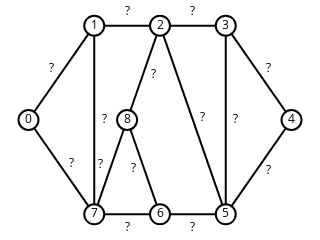
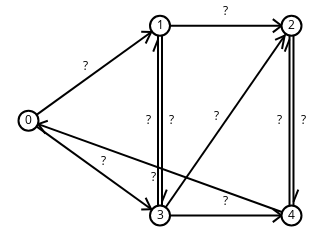

Source (notebook cell) for these figures, in order:
### Markdown cell above
Depois, precisamos usar os argumentos `nlab` e `elab` para indicar que queremos exibi-los. Esses argumentos são `False` por padrão.

### Code cell
sn.show_graph(ug, nlab=True, elab=True)
sn.show_graph(dg, nlab=True, elab=True)

### Figure 1 — Plotly figure (JSON) as saved in the notebook; plotly's stock layout.template omitted (floating-point values rounded to 4 significant figures)
{"data": [{"hoverinfo": "none", "line": {"color": "rgb(0, 0, 0)", "width": 2}, "mode": "lines", "type": "scatter", "uid": "e9a6e5fa-a23e-11e8-927c-acbc32b9af5d", "x": [0, 0.25, null, 0, 0.25, null, 0.25, 0.5, null, 0.25, 0.25, null, 0.5, 0.75, null, 0.5, 0.75, null, 0.5, 0.375, null, 0.75, 1, null, 0.75, 0.75, null, 1, 0.75, null, 0.75, 0.5, null, 0.5, 0.25, null, 0.5, 0.375, null, 0.25, 0.375, null], "y": [0.5, 1, null, 0.5, 0, null, 1, 1, null, 1, 0, null, 1, 1, null, 1, 0, null, 1, 0.5, null, 1, 0.5, null, 1, 0, null, 0.5, 0, null, 0, 0, null, 0, 0, null, 0, 0.5, null, 0, 0.5, null]}, {"hoverinfo": "none", "marker": {"color": "rgb(255, 255, 255)", "line": {"color": "rgb(0, 0, 0)", "width": 2}, "size": 20}, "mode": "markers+text", "text": ["0", "1", "2", "3", "4", "5", "6", "7", "8"], "textfont": {"color": "rgb(0, 0, 0)"}, "textposition": "middle center", "type": "scatter", "uid": "e9a6e76c-a23e-11e8-927c-acbc32b9af5d", "x": [0, 0.25, 0.5, 0.75, 1, 0.75, 0.5, 0.25, 0.375], "y": [0.5, 1, 1, 1, 0.5, 0, 0, 0, 0.5]}, {"hoverinfo": "none", "mode": "text", "text": ["?", "?", "?", "?", "?", "?", "?", "?", "?", "?", "?", "?", "?", "?"], "textfont": {"color": "rgb(0, 0, 0)"}, "textposition": "middle center", "type": "scatter", "uid": "e9a6e816-a23e-11e8-927c-acbc32b9af5d", "x": [0.08835, 0.1616, 0.375, 0.2879, 0.625, 0.6626, 0.4751, 0.9116, 0.7879, 0.9116, 0.625, 0.375, 0.3999, 0.2749], "y": [0.7683, 0.2683, 1.072, 0.5, 1.072, 0.5094, 0.7406, 0.7683, 0.5, 0.2317, -0.07246, -0.07246, 0.2406, 0.2594]}], "layout": {"height": 180, "margin": {"b": 0, "l": 0, "r": 0, "t": 0}, "showlegend": false, "width": 320, "xaxis": {"showgrid": false, "showticklabels": false, "zeroline": false}, "yaxis": {"showgrid": false, "showticklabels": false, "zeroline": false}}}

### Figure 2 — Plotly figure (JSON) as saved in the notebook; plotly's stock layout.template omitted (floating-point values rounded to 4 significant figures)
{"data": [{"hoverinfo": "none", "line": {"color": "rgb(0, 0, 0)", "width": 2}, "mode": "lines", "type": "scatter", "uid": "e9b0b6d4-a23e-11e8-927c-acbc32b9af5d", "x": [0, 0.5, null, 0.4664, 0.4454, null, 0.4664, 0.4286, null, 0, 0.5, null, 0.4664, 0.4286, null, 0.4664, 0.4454, null, 0.5, 1, null, 0.9621, 0.9289, null, 0.9621, 0.9289, null, 0.5076, 0.5076, null, 0.5076, 0.5257, null, 1.008, 1.008, null, 1.008, 1.026, null, 0.4924, 0.4924, null, 0.4924, 0.4743, null, 0.5, 1, null, 0.9738, 0.964, null, 0.9738, 0.9377, null, 0.5, 1, null, 0.9621, 0.9289, null, 0.9621, 0.9289, null, 1, 0, null, 0.03665, 0.0734, null, 0.03665, 0.06422, null, 0.9924, 0.9924, null, 0.9924, 0.9743, null], "y": [0.5, 1, null, 0.9664, 0.9062, null, 0.9664, 0.9678, null, 0.5, 0, null, 0.03357, 0.03224, null, 0.03357, 0.09382, null, 1, 1, null, 1, 0.9653, null, 1, 1.035, null, 1, 0, null, 0.07246, 0.1361, null, 1, 0, null, 0.07246, 0.1361, null, 0, 1, null, 0.9275, 0.8639, null, 0, 1, null, 0.9476, 0.8777, null, 0.9476, 0.9257, null, 0, 0, null, 0, -0.03474, null, 0, 0.03474, null, 0, 0.5, null, 0.4817, 0.4992, null, 0.4817, 0.432, null, 0, 1, null, 0.9275, 0.8639, null]}, {"hoverinfo": "none", "marker": {"color": "rgb(255, 255, 255)", "line": {"color": "rgb(0, 0, 0)", "width": 2}, "size": 20}, "mode": "markers+text", "text": ["0", "1", "2", "3", "4"], "textfont": {"color": "rgb(0, 0, 0)"}, "textposition": "middle center", "type": "scatter", "uid": "e9b0b814-a23e-11e8-927c-acbc32b9af5d", "x": [0, 0.5, 1, 0.5, 1], "y": [0.5, 1, 1, 0, 0]}, {"hoverinfo": "none", "mode": "text", "text": ["?", "?", "?", "?", "?", "?", "?", "?", "?", "?"], "textfont": {"color": "rgb(0, 0, 0)"}, "textposition": "middle center", "type": "scatter", "uid": "e9b0b8be-a23e-11e8-927c-acbc32b9af5d", "x": [0.2164, 0.2836, 0.75, 0.5455, 1.045, 0.4545, 0.7134, 0.75, 0.4738, 0.9545], "y": [0.7836, 0.2836, 1.072, 0.5, 0.5, 0.5, 0.5183, 0.07246, 0.1976, 0.5]}], "layout": {"height": 180, "margin": {"b": 0, "l": 0, "r": 0, "t": 0}, "showlegend": false, "width": 320, "xaxis": {"showgrid": false, "showticklabels": false, "zeroline": false}, "yaxis": {"showgrid": false, "showticklabels": false, "zeroline": false}}}
